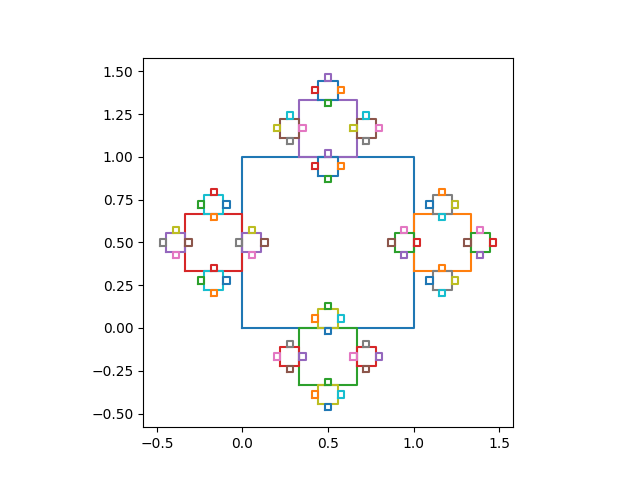

Source code (Python):
# !/usr/bin/env python3

import matplotlib.pyplot as plt

# establecer el valor de x, y, l, n
x = 0.0
y = 0.0
l = 1.0  # longitud del perímetro de cada lado
n = 3  # número de iteraciones

# establecer las coordenadas de los puntos
p_0 = (x, y)
p_1 = (x + l, y)
p_2 = (x + l, y + l)
p_3 = (x, y + l)


# crear la función fractal

def fractal(n, x, y, l):
    # crear el cuadrado principal
    p_0 = (x, y)
    p_1 = (x + l, y)
    p_2 = (x + l, y + l)
    p_3 = (x, y + l)
    ax.plot([p_0[0], p_1[0], p_2[0], p_3[0], p_0[0]],
            [p_0[1], p_1[1], p_2[1], p_3[1], p_0[1]])
    # crear cuadrados posteriores
    if n > 0:
        x_1 = x + l
        y_1 = y + l / 3
        fractal(n - 1, x_1, y_1, l / 3)
        x_2 = x + l / 3
        y_2 = y - l / 3
        fractal(n - 1, x_2, y_2, l / 3)
        x_3 = x - l / 3
        y_3 = y + l / 3
        fractal(n - 1, x_3, y_3, l / 3)
        x_4 = x + l / 3
        y_4 = y + l
        fractal(n - 1, x_4, y_4, l / 3)


fig, ax = plt.subplots()
ax.set_aspect(1)
fractal(n, x, y, l)
plt.savefig("fractal.png")
plt.show()


